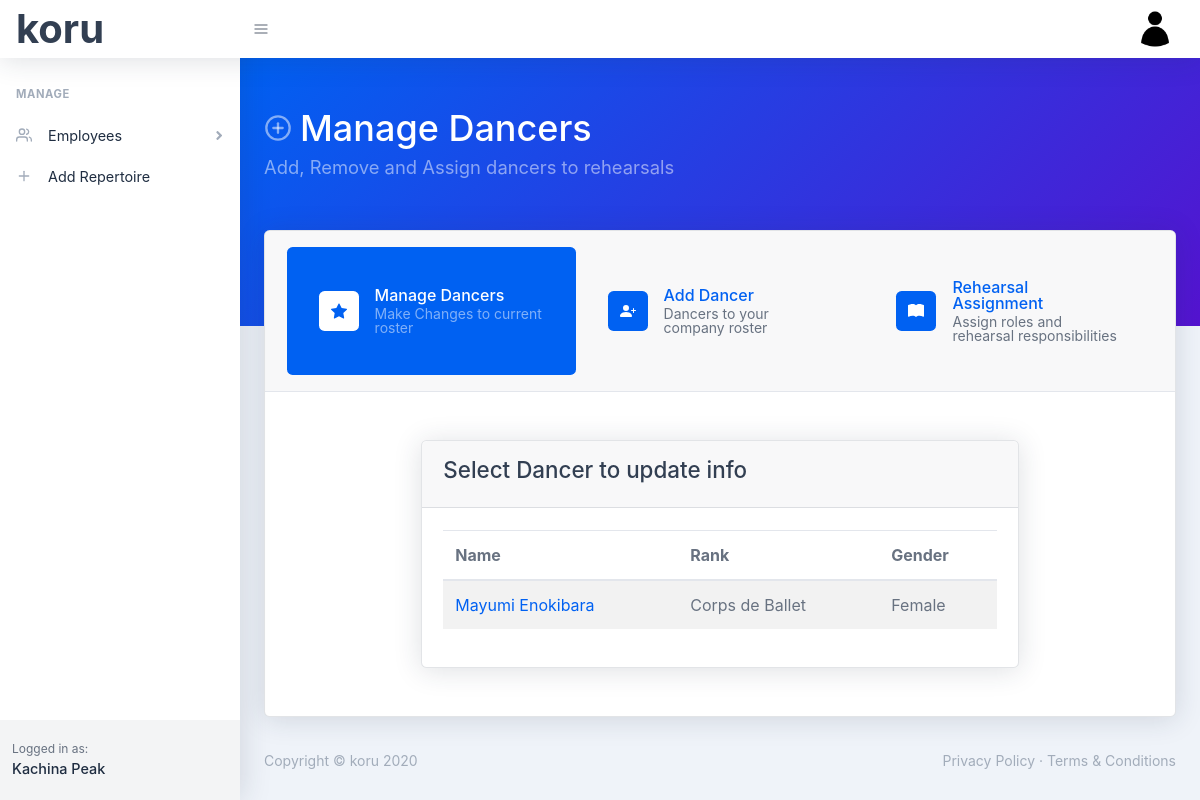
Screenshot of /manage-dancers (signed in) with the database file from the repository.
### koru/models.py (models this page shows, shortened)
class User(db.Model, UserMixin):
    id = db.Column(db.Integer, primary_key=True)
    first_name = db.Column(db.String(30), nullable=False)
    last_name = db.Column(db.String(30), nullable=False)
    company_name = db.Column(db.String(60), nullable=False)
    email = db.Column(db.String(60), unique=True, nullable=False)
    image_file = db.Column(db.String(20), nullable=False, default='default.png')
    password = db.Column(db.String(60), nullable=False)
    dancers = db.relationship('Dancer', backref='company', lazy=True)
    balletmasters= db.relationship('BalletMaster', backref='company', lazy=True)
    accompanists = db.relationship('Accompanist', backref='company', lazy=True)
    repetiteurs = db.relationship('Repetiteur', backref='company', lazy=True)

class Dancer(db.Model):
    id = db.Column(db.Integer, primary_key=True)
    first_name = db.Column(db.String(30), nullable=False)
    last_name = db.Column(db.String(30), nullable=False)
    rank = db.Column(db.String(20), nullable=False)
    gender = db.Column(db.String(20), nullable=False)
    user_id = db.Column(db.Integer, db.ForeignKey('user.id'), nullable=False)

### koru/dancers/routes.py (the view)
@dancers.route('/manage-dancers', methods=['GET', 'POST'])
@login_required
def manage_dancers():
    principal_dancers = Dancer.query.filter_by(user_id=current_user.id).filter(Dancer.rank=='Principal').order_by(Dancer.gender, Dancer.last_name).all()
    first_soloist_dancers = Dancer.query.filter_by(user_id=current_user.id).filter(Dancer.rank=='First Soloist').order_by(Dancer.gender, Dancer.last_name).all()
    second_soloist_dancers = Dancer.query.filter_by(user_id=current_user.id).filter(Dancer.rank=='Second Soloist').order_by(Dancer.gender, Dancer.last_name).all()
    corps_dancers = Dancer.query.filter_by(user_id=current_user.id).filter(Dancer.rank=='Corps de Ballet').order_by(Dancer.gender, Dancer.last_name).all()
    apprentice_dancers = Dancer.query.filter_by(user_id=current_user.id).filter(Dancer.rank=='Apprentice/2nd Company').order_by(Dancer.gender, Dancer.last_name).all()
    return render_template('manage-dancers.html', title='Manage Dancers', manageActive='active', principal_dancers=principal_dancers, first_soloist_dancers=first_soloist_dancers,
                                                        second_soloist_dancers=second_soloist_dancers, corps_dancers=corps_dancers, apprentice_dancers=apprentice_dancers)

### koru/models.py (called while the page is built)
@login_manager.user_loader
def load_user(user_id):
    return User.query.get(int(user_id))

### koru/templates/manage-dancers.html (shortened to what this page needs)
{% extends "manageDancerLayout.html" %}
{% block dancerbody %}
<div class=" py-5 " >
    <div class="row justify-content-center">
        <div class="col-xxl-10 col-xl-8 col-sm-12">
            <div class="card">
                <div class="card-header"><h2>Select Dancer to update info</h2></div>
                <div class="card-body">
                    <table class="table table-striped table-responsive-sm table-responsive-md">
                        <thead>
                            <tr>
                                <th scope="col">Name</th>
                                <th scope="col">Rank</th>
                                <th scope="col">Gender</th>
                            </tr>
                        </thead>
                        <tbody>
                            {% for dancer in corps_dancers %}
                                <tr>
                                    <td> <a href="{{ url_for('dancers.dancer', dancer_id=dancer.id) }}"> {{dancer.first_name}} {{ dancer.last_name }}</a></td>
                                    <td>{{ dancer.rank }}</td>
                                    <td>{{ dancer.gender }}</td>
                                </tr>
                            {% endfor %}
                        </tbody>
                    </table>
                </div>
            </div>
        </div>
    </div>
</div>
{% endblock %}

### koru/templates/layout.html (shortened to what this page needs)
<!DOCTYPE html>
<html lang="en">
    <head>
        <link href="../static/css/styles.css" rel="stylesheet" />
        <link href="https://cdn.datatables.net/1.10.21/css/jquery.dataTables.min.css" type="text/css" rel="stylesheet" />
    </head>
    <body class="nav-fixed">
        <nav class="topnav navbar navbar-expand shadow navbar-light bg-white" id="sidenavAccordion">
            <a class="navbar-brand" style="font-size: 40px;" href="{{ url_for('main.index') }}">koru</a>
            <button class="btn btn-icon btn-transparent-dark order-1 order-lg-0 mr-lg-2" id="sidebarToggle" href="#"><i data-feather="menu"></i></button>
            <ul class="navbar-nav align-items-center ml-auto">
                {% if current_user.is_authenticated %}
                <li class="nav-item dropdown no-caret mr-2 dropdown-user">
                    <a class="btn btn-icon btn-transparent-dark dropdown-toggle" id="navbarDropdownUserImage" href="javascript:void(0);" role="button" data-toggle="dropdown" aria-haspopup="true" aria-expanded="false"><img class="img-fluid" src="../static/images/profile_pics/{{ current_user.image_file }}" /></a>
                </li>
                {% else %}
                <a class="nav-link" href="{{ url_for('users.register') }}">Register</a>
                <a class="nav-link" href="{{ url_for('users.login') }}">Login</a>
                {% endif %}
            </ul>
        </nav>
        <div id="layoutSidenav">
            <div id="layoutSidenav_nav">
                <nav class="sidenav shadow-right sidenav-light">
                    <div class="sidenav-menu">
                        <div class="nav accordion" id="accordionSidenav">
                            <div class="sidenav-menu-heading">Manage</div>
                            <a class="nav-link collapsed" href="javascript:void(0);" data-toggle="collapse" data-target="#collapseDashboards" aria-expanded="false" aria-controls="collapseDashboards">
                                <div class="nav-link-icon"><i data-feather="users"></i></div>
                                Employees
                                <div class="sidenav-collapse-arrow"><i class="fas fa-angle-down"></i></div>
                            </a>
                            <a class="nav-link" href="charts.html">
                                <div class="nav-link-icon"><i data-feather="plus"></i></div>
                                Add Repertoire
                            </a>
                        </div>
                    </div>
                    <div class="sidenav-footer">
                        <div class="sidenav-footer-content">
                            <div class="sidenav-footer-subtitle">Logged in as:</div>
                            <div class="sidenav-footer-title">{{ current_user.company_name }}</div>
                        </div>
                    </div>
                </nav>
            </div>
            <div id="layoutSidenav_content">
                <main>
                    {% block header %} {% endblock %}
                        {% block main %} {% endblock %}
                </main>
                <footer class="footer mt-auto footer-light">
                    <div class="container-fluid">
                        <div class="row">
                            <div class="col-md-6 small">Copyright &copy; koru 2020</div>
                            <div class="col-md-6 text-md-right small">
                                <a href="#!">Privacy Policy</a>
                                &middot;
                                <a href="#!">Terms &amp; Conditions</a>
                            </div>
                        </div>
                    </div>
                </footer>
            </div>
        </div>
    </body>
</html>

### rows the page displays
User: image_file (placeholder picture), company_name "Kachina Peak"
Dancer: first_name "Mayumi", last_name "Enokibara", rank "Corps de Ballet", gender "Female"
